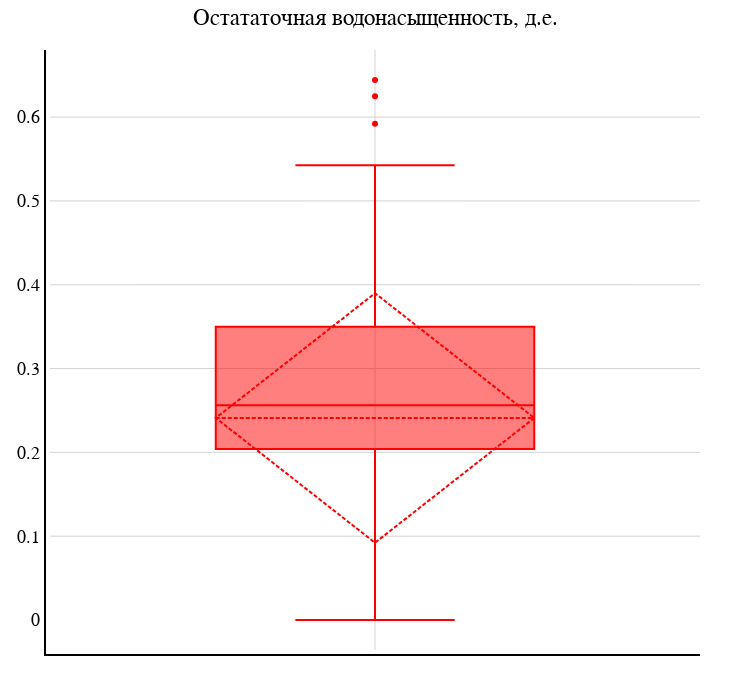

The cell this chart's notebook holds for it:
### Code cell
Correct = pd.read_excel(path + File_name, sheet_name='Correct (2)')
y0 = Correct['Swc']
# y1 = R2['phi']
# y2 = R3['phi']
# y3 = R4['phi']
fig = go.Figure()
fig.add_trace(go.Box(y=y0, name='', marker_color = 'red', boxmean='sd'))
# fig.add_trace(go.Box(y=y1, name='Скважина R2', marker_color = 'blue', boxmean='sd'))
# fig.add_trace(go.Box(y=y2, name='Скважина R3', marker_color = 'green', boxmean='sd'))
# fig.add_trace(go.Box(y=y3, name='Скважина R4', marker_color = 'red', boxmean='sd'))

# fig.update_yaxes(title_text="Пористость, д.е.", titlefont=dict(family="arial",size=18,color="black"))
fig.update_layout(title="Остататочная водонасыщенность, д.е.", title_x = 0.5, titlefont=dict(family="arial",size=23,color="black") ,autosize=False,width=750,height=700,margin=dict(l=50,r=50,b=50,t=50,pad=4),paper_bgcolor="White", plot_bgcolor="White")
fig.update_xaxes(showline=True, linewidth=2, linecolor='black', gridcolor='lightgray')
fig.update_yaxes(showline=True, linewidth=2, linecolor='black', gridcolor='lightgray', tickfont=dict(family='Arial', color='black', size=18))

fig.update_layout(showlegend=False)

fig.show()

#fig.write_image("C:/Users/ShirokovAV/Desktop/python/images/poro_box.png")

### Figure 1 — Plotly figure (JSON) as saved in the notebook; plotly's stock layout.template omitted (floating-point values rounded to 4 significant figures; data arrays with more than 128 entries replaced by an {"elided": "..."} marker saying what was removed)
{"data": [{"boxmean": "sd", "marker": {"color": "red"}, "name": "", "type": "box", "y": {"elided": "1452 float values"}}], "layout": {"autosize": false, "height": 700, "margin": {"b": 50, "l": 50, "pad": 4, "r": 50, "t": 50}, "paper_bgcolor": "White", "plot_bgcolor": "White", "showlegend": false, "title": {"font": {"color": "black", "family": "arial", "size": 23}, "text": "Остататочная водонасыщенность, д.е.", "x": 0.5}, "width": 750, "xaxis": {"gridcolor": "lightgray", "linecolor": "black", "linewidth": 2, "showline": true}, "yaxis": {"gridcolor": "lightgray", "linecolor": "black", "linewidth": 2, "showline": true, "tickfont": {"color": "black", "family": "Arial", "size": 18}}}}
